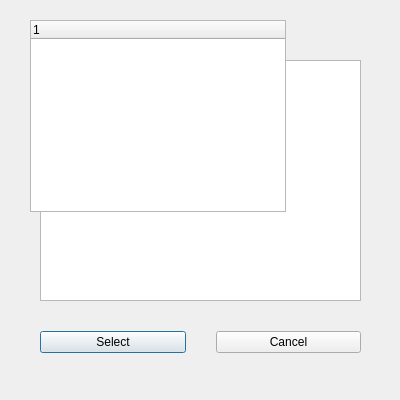
<?xml version="1.0" encoding="UTF-8"?>
<ui version="4.0">
 <class>PrereqSelectWindow</class>
 <widget class="QDialog" name="PrereqSelectWindow">
  <property name="geometry">
   <rect>
    <x>0</x>
    <y>0</y>
    <width>400</width>
    <height>400</height>
   </rect>
  </property>
  <property name="windowTitle">
   <string>Dialog</string>
  </property>
  <widget class="QLabel" name="prereqLabel">
   <property name="geometry">
    <rect>
     <x>150</x>
     <y>10</y>
     <width>251</width>
     <height>41</height>
    </rect>
   </property>
   <property name="text">
    <string>Select Pre-Reqs</string>
   </property>
  </widget>
  <widget class="QWidget" name="layoutWidget">
   <property name="geometry">
    <rect>
     <x>10</x>
     <y>330</y>
     <width>381</width>
     <height>24</height>
    </rect>
   </property>
   <layout class="QHBoxLayout" name="horizontalLayout">
    <property name="spacing">
     <number>30</number>
    </property>
    <property name="leftMargin">
     <number>30</number>
    </property>
    <property name="rightMargin">
     <number>30</number>
    </property>
    <item>
     <widget class="QPushButton" name="chooseButton">
      <property name="text">
       <string>Select</string>
      </property>
     </widget>
    </item>
    <item>
     <widget class="QPushButton" name="cancelButton">
      <property name="text">
       <string>Cancel</string>
      </property>
     </widget>
    </item>
   </layout>
  </widget>
  <widget class="QListWidget" name="prereqListWidget">
   <property name="geometry">
    <rect>
     <x>40</x>
     <y>60</y>
     <width>321</width>
     <height>241</height>
    </rect>
   </property>
  </widget>
  <widget class="QTreeWidget" name="treeWidget">
   <property name="geometry">
    <rect>
     <x>30</x>
     <y>20</y>
     <width>256</width>
     <height>192</height>
    </rect>
   </property>
   <column>
    <property name="text">
     <string notr="true">1</string>
    </property>
   </column>
  </widget>
 </widget>
 <resources/>
 <connections/>
</ui>
